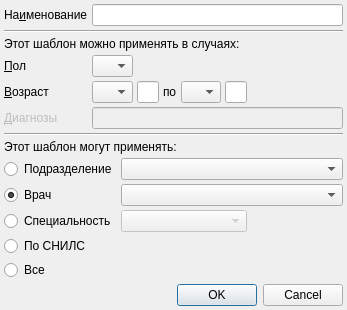
<?xml version="1.0" encoding="UTF-8"?>
<ui version="4.0">
 <class>ActionTemplateCreateDialog</class>
 <widget class="QDialog" name="ActionTemplateCreateDialog">
  <property name="geometry">
   <rect>
    <x>0</x>
    <y>0</y>
    <width>347</width>
    <height>310</height>
   </rect>
  </property>
  <property name="windowTitle">
   <string>Создание шаблона действия</string>
  </property>
  <property name="sizeGripEnabled">
   <bool>false</bool>
  </property>
  <layout class="QGridLayout" name="gridLayout">
   <property name="margin">
    <number>4</number>
   </property>
   <property name="spacing">
    <number>4</number>
   </property>
   <item row="9" column="2" colspan="6">
    <widget class="CPersonComboBoxEx" name="cmbOwner"/>
   </item>
   <item row="8" column="0" colspan="2">
    <widget class="QRadioButton" name="rbVisibleToOrgStructure">
     <property name="text">
      <string>Подразделение</string>
     </property>
    </widget>
   </item>
   <item row="12" column="0" colspan="2">
    <widget class="QRadioButton" name="rbVisibleToAll">
     <property name="text">
      <string>Все</string>
     </property>
    </widget>
   </item>
   <item row="14" column="0" colspan="8">
    <widget class="QDialogButtonBox" name="buttonBox">
     <property name="orientation">
      <enum>Qt::Horizontal</enum>
     </property>
     <property name="standardButtons">
      <set>QDialogButtonBox::Cancel|QDialogButtonBox::Ok</set>
     </property>
    </widget>
   </item>
   <item row="5" column="0">
    <widget class="QLabel" name="lblDiagnosis">
     <property name="enabled">
      <bool>false</bool>
     </property>
     <property name="sizePolicy">
      <sizepolicy hsizetype="Maximum" vsizetype="Preferred">
       <horstretch>0</horstretch>
       <verstretch>0</verstretch>
      </sizepolicy>
     </property>
     <property name="text">
      <string>&amp;Диагнозы</string>
     </property>
     <property name="buddy">
      <cstring>edtMKBList</cstring>
     </property>
    </widget>
   </item>
   <item row="6" column="0" colspan="8">
    <widget class="Line" name="line_2">
     <property name="orientation">
      <enum>Qt::Horizontal</enum>
     </property>
    </widget>
   </item>
   <item row="5" column="1" colspan="7">
    <widget class="QLineEdit" name="edtMKBList">
     <property name="enabled">
      <bool>false</bool>
     </property>
     <property name="minimumSize">
      <size>
       <width>200</width>
       <height>0</height>
      </size>
     </property>
    </widget>
   </item>
   <item row="9" column="0" colspan="2">
    <widget class="QRadioButton" name="rbVisibleToOwner">
     <property name="text">
      <string>Врач</string>
     </property>
     <property name="checked">
      <bool>true</bool>
     </property>
    </widget>
   </item>
   <item row="0" column="0">
    <widget class="QLabel" name="lblName">
     <property name="sizePolicy">
      <sizepolicy hsizetype="Maximum" vsizetype="Preferred">
       <horstretch>0</horstretch>
       <verstretch>0</verstretch>
      </sizepolicy>
     </property>
     <property name="text">
      <string>На&amp;именование</string>
     </property>
     <property name="buddy">
      <cstring>edtName</cstring>
     </property>
    </widget>
   </item>
   <item row="1" column="0" colspan="8">
    <widget class="Line" name="line">
     <property name="orientation">
      <enum>Qt::Horizontal</enum>
     </property>
    </widget>
   </item>
   <item row="0" column="1" colspan="7">
    <widget class="QLineEdit" name="edtName">
     <property name="minimumSize">
      <size>
       <width>200</width>
       <height>0</height>
      </size>
     </property>
    </widget>
   </item>
   <item row="7" column="0" colspan="8">
    <widget class="QLabel" name="lblVisibleTo">
     <property name="text">
      <string>Этот шаблон могут применять:</string>
     </property>
    </widget>
   </item>
   <item row="4" column="6">
    <widget class="QLineEdit" name="edtEndAgeCount">
     <property name="sizePolicy">
      <sizepolicy hsizetype="Preferred" vsizetype="Fixed">
       <horstretch>0</horstretch>
       <verstretch>0</verstretch>
      </sizepolicy>
     </property>
     <property name="inputMask">
      <string>000; </string>
     </property>
     <property name="maxLength">
      <number>3</number>
     </property>
    </widget>
   </item>
   <item row="4" column="7">
    <spacer name="spacer_2">
     <property name="orientation">
      <enum>Qt::Horizontal</enum>
     </property>
     <property name="sizeHint" stdset="0">
      <size>
       <width>203</width>
       <height>20</height>
      </size>
     </property>
    </spacer>
   </item>
   <item row="4" column="4">
    <widget class="QLabel" name="lblAgeSep">
     <property name="sizePolicy">
      <sizepolicy hsizetype="Maximum" vsizetype="Preferred">
       <horstretch>0</horstretch>
       <verstretch>0</verstretch>
      </sizepolicy>
     </property>
     <property name="text">
      <string>по</string>
     </property>
     <property name="buddy">
      <cstring>cmbEndAgeUnit</cstring>
     </property>
    </widget>
   </item>
   <item row="4" column="5">
    <widget class="QComboBox" name="cmbEndAgeUnit">
     <property name="sizePolicy">
      <sizepolicy hsizetype="Preferred" vsizetype="Fixed">
       <horstretch>0</horstretch>
       <verstretch>0</verstretch>
      </sizepolicy>
     </property>
     <property name="sizeAdjustPolicy">
      <enum>QComboBox::AdjustToContentsOnFirstShow</enum>
     </property>
     <item>
      <property name="text">
       <string/>
      </property>
     </item>
     <item>
      <property name="text">
       <string>Д</string>
      </property>
     </item>
     <item>
      <property name="text">
       <string>Н</string>
      </property>
     </item>
     <item>
      <property name="text">
       <string>М</string>
      </property>
     </item>
     <item>
      <property name="text">
       <string>Г</string>
      </property>
     </item>
    </widget>
   </item>
   <item row="4" column="0">
    <widget class="QLabel" name="lblAge">
     <property name="sizePolicy">
      <sizepolicy hsizetype="Maximum" vsizetype="Preferred">
       <horstretch>0</horstretch>
       <verstretch>0</verstretch>
      </sizepolicy>
     </property>
     <property name="text">
      <string>&amp;Возраст</string>
     </property>
     <property name="buddy">
      <cstring>cmbBegAgeUnit</cstring>
     </property>
    </widget>
   </item>
   <item row="3" column="0">
    <widget class="QLabel" name="lblSex">
     <property name="sizePolicy">
      <sizepolicy hsizetype="Maximum" vsizetype="Preferred">
       <horstretch>0</horstretch>
       <verstretch>0</verstretch>
      </sizepolicy>
     </property>
     <property name="text">
      <string>&amp;Пол</string>
     </property>
     <property name="buddy">
      <cstring>cmbSex</cstring>
     </property>
    </widget>
   </item>
   <item row="4" column="1" colspan="2">
    <widget class="QComboBox" name="cmbBegAgeUnit">
     <property name="sizePolicy">
      <sizepolicy hsizetype="Preferred" vsizetype="Fixed">
       <horstretch>0</horstretch>
       <verstretch>0</verstretch>
      </sizepolicy>
     </property>
     <item>
      <property name="text">
       <string/>
      </property>
     </item>
     <item>
      <property name="text">
       <string>Д</string>
      </property>
     </item>
     <item>
      <property name="text">
       <string>Н</string>
      </property>
     </item>
     <item>
      <property name="text">
       <string>М</string>
      </property>
     </item>
     <item>
      <property name="text">
       <string>Г</string>
      </property>
     </item>
    </widget>
   </item>
   <item row="3" column="1" colspan="2">
    <widget class="QComboBox" name="cmbSex">
     <property name="sizePolicy">
      <sizepolicy hsizetype="MinimumExpanding" vsizetype="Fixed">
       <horstretch>0</horstretch>
       <verstretch>0</verstretch>
      </sizepolicy>
     </property>
     <item>
      <property name="text">
       <string/>
      </property>
     </item>
     <item>
      <property name="text">
       <string>М</string>
      </property>
     </item>
     <item>
      <property name="text">
       <string>Ж</string>
      </property>
     </item>
    </widget>
   </item>
   <item row="4" column="3">
    <widget class="QLineEdit" name="edtBegAgeCount">
     <property name="sizePolicy">
      <sizepolicy hsizetype="Preferred" vsizetype="Fixed">
       <horstretch>0</horstretch>
       <verstretch>0</verstretch>
      </sizepolicy>
     </property>
     <property name="inputMask">
      <string>000; </string>
     </property>
     <property name="maxLength">
      <number>3</number>
     </property>
    </widget>
   </item>
   <item row="2" column="0" colspan="8">
    <widget class="QLabel" name="lblCase">
     <property name="text">
      <string>Этот шаблон можно применять в случаях:</string>
     </property>
    </widget>
   </item>
   <item row="3" column="3" colspan="5">
    <spacer name="spacer_3">
     <property name="orientation">
      <enum>Qt::Horizontal</enum>
     </property>
     <property name="sizeHint" stdset="0">
      <size>
       <width>415</width>
       <height>20</height>
      </size>
     </property>
    </spacer>
   </item>
   <item row="10" column="0" colspan="2">
    <widget class="QRadioButton" name="rbVisibleToSpeciality">
     <property name="text">
      <string>Специальность</string>
     </property>
    </widget>
   </item>
   <item row="13" column="0">
    <spacer name="verticalSpacer">
     <property name="orientation">
      <enum>Qt::Vertical</enum>
     </property>
     <property name="sizeHint" stdset="0">
      <size>
       <width>20</width>
       <height>40</height>
      </size>
     </property>
    </spacer>
   </item>
   <item row="10" column="7">
    <spacer name="horizontalSpacer_4">
     <property name="orientation">
      <enum>Qt::Horizontal</enum>
     </property>
     <property name="sizeHint" stdset="0">
      <size>
       <width>197</width>
       <height>20</height>
      </size>
     </property>
    </spacer>
   </item>
   <item row="10" column="2" colspan="5">
    <widget class="CRBComboBox" name="cmbSpeciality">
     <property name="enabled">
      <bool>false</bool>
     </property>
    </widget>
   </item>
   <item row="8" column="2" colspan="6">
    <widget class="COrgStructureComboBox" name="cmbOrgStructure"/>
   </item>
   <item row="11" column="0" colspan="8">
    <widget class="QRadioButton" name="rbVisibleToSNILS">
     <property name="text">
      <string>По СНИЛС</string>
     </property>
    </widget>
   </item>
  </layout>
 </widget>
 <layoutdefault spacing="4" margin="4"/>
 <customwidgets>
  <customwidget>
   <class>CPersonComboBoxEx</class>
   <extends>QComboBox</extends>
   <header>Orgs/PersonComboBoxEx.h</header>
  </customwidget>
  <customwidget>
   <class>CRBComboBox</class>
   <extends>QComboBox</extends>
   <header>library/crbcombobox.h</header>
  </customwidget>
  <customwidget>
   <class>COrgStructureComboBox</class>
   <extends>QComboBox</extends>
   <header>Orgs/OrgStructComboBoxes.h</header>
  </customwidget>
 </customwidgets>
 <tabstops>
  <tabstop>edtName</tabstop>
  <tabstop>cmbSex</tabstop>
  <tabstop>cmbBegAgeUnit</tabstop>
  <tabstop>edtBegAgeCount</tabstop>
  <tabstop>cmbEndAgeUnit</tabstop>
  <tabstop>edtEndAgeCount</tabstop>
  <tabstop>edtMKBList</tabstop>
  <tabstop>rbVisibleToOrgStructure</tabstop>
  <tabstop>cmbOrgStructure</tabstop>
  <tabstop>rbVisibleToOwner</tabstop>
  <tabstop>cmbOwner</tabstop>
  <tabstop>rbVisibleToSpeciality</tabstop>
  <tabstop>cmbSpeciality</tabstop>
  <tabstop>rbVisibleToAll</tabstop>
  <tabstop>buttonBox</tabstop>
 </tabstops>
 <resources/>
 <connections>
  <connection>
   <sender>buttonBox</sender>
   <signal>accepted()</signal>
   <receiver>ActionTemplateCreateDialog</receiver>
   <slot>accept()</slot>
   <hints>
    <hint type="sourcelabel">
     <x>215</x>
     <y>290</y>
    </hint>
    <hint type="destinationlabel">
     <x>94</x>
     <y>293</y>
    </hint>
   </hints>
  </connection>
  <connection>
   <sender>buttonBox</sender>
   <signal>rejected()</signal>
   <receiver>ActionTemplateCreateDialog</receiver>
   <slot>reject()</slot>
   <hints>
    <hint type="sourcelabel">
     <x>269</x>
     <y>290</y>
    </hint>
    <hint type="destinationlabel">
     <x>346</x>
     <y>293</y>
    </hint>
   </hints>
  </connection>
  <connection>
   <sender>rbVisibleToOwner</sender>
   <signal>toggled(bool)</signal>
   <receiver>cmbOwner</receiver>
   <slot>setEnabled(bool)</slot>
   <hints>
    <hint type="sourcelabel">
     <x>49</x>
     <y>208</y>
    </hint>
    <hint type="destinationlabel">
     <x>342</x>
     <y>209</y>
    </hint>
   </hints>
  </connection>
  <connection>
   <sender>rbVisibleToSpeciality</sender>
   <signal>toggled(bool)</signal>
   <receiver>cmbSpeciality</receiver>
   <slot>setEnabled(bool)</slot>
   <hints>
    <hint type="sourcelabel">
     <x>76</x>
     <y>234</y>
    </hint>
    <hint type="destinationlabel">
     <x>274</x>
     <y>235</y>
    </hint>
   </hints>
  </connection>
  <connection>
   <sender>rbVisibleToOrgStructure</sender>
   <signal>toggled(bool)</signal>
   <receiver>cmbOrgStructure</receiver>
   <slot>setEnabled(bool)</slot>
   <hints>
    <hint type="sourcelabel">
     <x>100</x>
     <y>172</y>
    </hint>
    <hint type="destinationlabel">
     <x>158</x>
     <y>179</y>
    </hint>
   </hints>
  </connection>
 </connections>
</ui>
